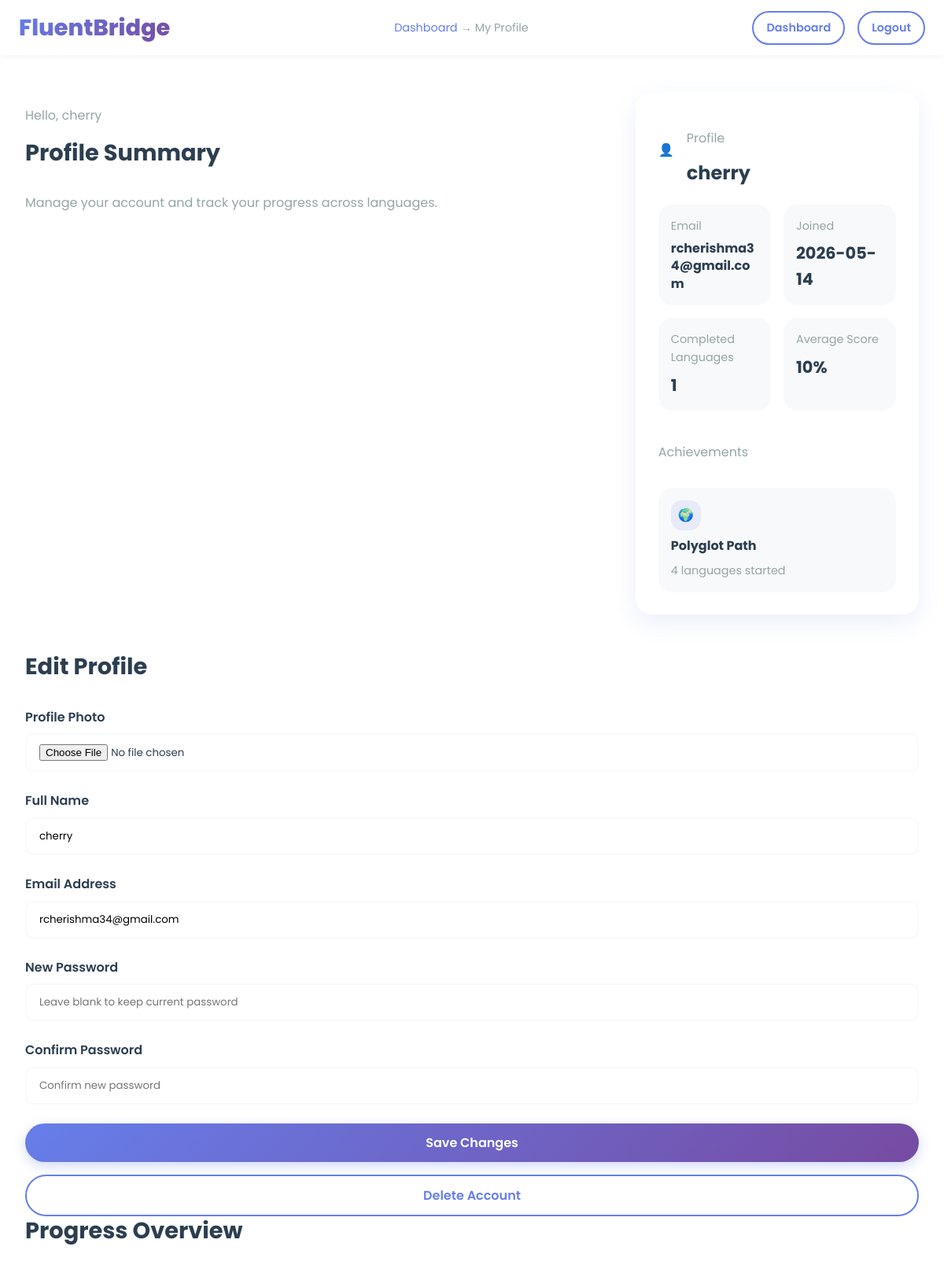
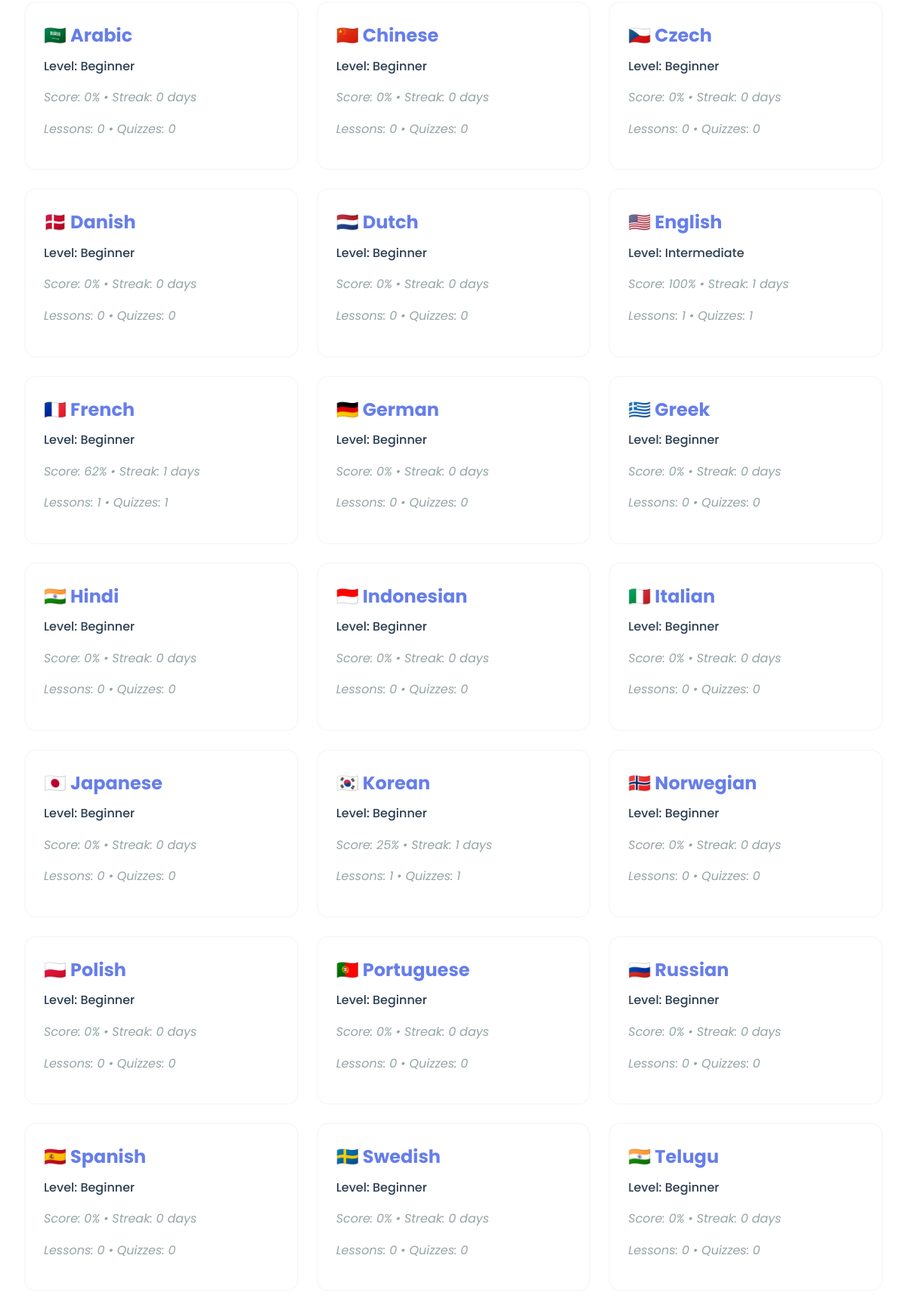
Screenshot of /profile (signed in, upper part) with the database file from the repository (2 pictures, top to bottom).
### tables this page shows
CREATE TABLE users
                 (id INTEGER PRIMARY KEY,
                  name TEXT NOT NULL,
                  email TEXT UNIQUE NOT NULL,
                  password TEXT NOT NULL,
                  profile_photo TEXT,
                  created_at TIMESTAMP DEFAULT CURRENT_TIMESTAMP);

CREATE TABLE languages
                 (id INTEGER PRIMARY KEY,
                  name TEXT NOT NULL UNIQUE,
                  flag TEXT NOT NULL);

CREATE TABLE user_progress
                 (id INTEGER PRIMARY KEY,
                  user_id INTEGER NOT NULL,
                  language_id INTEGER NOT NULL,
                  level TEXT DEFAULT 'Beginner',
                  score INTEGER DEFAULT 0,
                  streak INTEGER DEFAULT 0,
                  lessons_completed INTEGER DEFAULT 0,
                  quizzes_completed INTEGER DEFAULT 0,
                  last_learned TIMESTAMP,
                  FOREIGN KEY(user_id) REFERENCES users(id),
                  FOREIGN KEY(language_id) REFERENCES languages(id));

### app.py (the view, shortened to what this page needs)
@app.route('/profile', methods=['GET', 'POST'])
@login_required
def profile():
    conn = get_db()
    c = conn.cursor()
    message = None
    error = None
    c.execute('SELECT * FROM users WHERE id = ?', (session['user_id'],))
    user = c.fetchone()
    c.execute('SELECT * FROM user_progress WHERE user_id = ?', (session['user_id'],))
    progress_rows = c.fetchall()
    c.execute('SELECT COUNT(*) FROM user_progress WHERE user_id = ? AND score >= 80',
             (session['user_id'],))
    completed_languages = c.fetchone()[0]
    average_score = 0
    if progress_rows:
        average_score = int(
            sum([row['score'] for row in progress_rows]) / len(progress_rows)
        )
    total_quizzes = sum([row['quizzes_completed'] for row in progress_rows]) if progress_rows else 0
    max_streak = max([row['streak'] for row in progress_rows]) if progress_rows else 0
    languages_started = sum(
        1 for row in progress_rows
        if row['score'] > 0 or row['lessons_completed'] > 0 or row['quizzes_completed'] > 0
    )
    achievements = []
    if max_streak >= 7:
        achievements.append({'icon': '🔥', 'title': 'Streak Keeper', 'subtitle': f'{max_streak}-day streak'})
    if total_quizzes >= 5:
        achievements.append({'icon': '🧠', 'title': 'Quiz Champion', 'subtitle': f'{total_quizzes} quizzes completed'})
    if languages_started >= 3:
        achievements.append({'icon': '🌍', 'title': 'Polyglot Path', 'subtitle': f'{languages_started} languages started'})
    if not achievements:
        achievements.append({'icon': '✨', 'title': 'Keep Going', 'subtitle': 'Complete lessons and quizzes to unlock more achievements'})
    selected_language = None
    if session.get('language_id'):
        c.execute('SELECT * FROM languages WHERE id = ?',
                 (session['language_id'],))
        selected_language = c.fetchone()
    languages = {}
    c.execute('SELECT id, name, flag FROM languages')
    for row in c.fetchall():
        languages[row['id']] = dict(row)
    detailed_progress = []
    for row in progress_rows:
        language = languages.get(row['language_id'])
        if language:
            language_name = language['name']
            language_flag = language['flag']
        else:
            language_name = 'Unknown'
            language_flag = '🌍'
        detailed_progress.append({
            'language_name': language_name,
            'language_flag': language_flag,
            'level': row['level'],
            'score': row['score'],
            'streak': row['streak'],
            'lessons_completed': row['lessons_completed'],
            'quizzes_completed': row['quizzes_completed'],
        })
    conn.close()
    return render_template(
        'profile.html',
        user=user,
        selected_language=selected_language,
        progress_rows=detailed_progress,
        completed_languages=completed_languages,
        average_score=average_score,
        achievements=achievements,
        message=message,
        error=error
    )

### app.py (called while the page is built)
def get_db():
    conn = sqlite3.connect(DATABASE)
    conn.row_factory = sqlite3.Row
    return conn

def login_required(f):
    @wraps(f)
    def decorated_function(*args, **kwargs):
        if 'user_id' not in session:
            next_url = request.path
            return redirect(url_for('login', next=next_url))
        return f(*args, **kwargs)
    return decorated_function

### templates/profile.html (shortened to what this page needs)
<!DOCTYPE html>
<html lang="en">
<head>
    <link rel="stylesheet" href="{{ url_for('static', filename='style.css') }}">
</head>
<body>
    <nav class="navbar navbar-dashboard">
        <div class="navbar-brand">
            <a href="/dashboard" class="logo">FluentBridge</a>
        </div>
        <div class="breadcrumb">
            <a href="/dashboard">Dashboard</a> → My Profile
        </div>
        <div class="navbar-right">
            <a href="/dashboard" class="btn btn-outline btn-small">Dashboard</a>
            <a href="/logout" class="btn btn-outline btn-small">Logout</a>
        </div>
    </nav>
    <div class="dashboard-container">
        <section class="dashboard-section dashboard-intro">
            <div class="dashboard-hero">
                <div>
                    <p class="eyebrow">Hello, {{ user.name }}</p>
                    <h2>Profile Summary</h2>
                    <p>Manage your account and track your progress across languages.</p>
                </div>
                <div class="selected-language-card">
                    <div class="language-header">
                        {% if user.profile_photo %}
                        <img src="{{ url_for('static', filename='uploads/' + user.profile_photo) }}" alt="Profile Photo" class="profile-photo">
                        {% else %}
                        <span class="flag large">👤</span>
                        {% endif %}
                        <div>
                            <p class="eyebrow">Profile</p>
                            <h3>{{ user.name }}</h3>
                        </div>
                    </div>
                    <div class="stats-grid">
                       <div class="stat-card">
    <span>Email</span>
    <strong class="email-text">{{ user.email }}</strong>
</div>
                        <div class="stat-card">
                            <span>Joined</span>
                            <strong>{{ user.created_at.split(' ')[0] if user.created_at else 'N/A' }}</strong>
                        </div>
                        <div class="stat-card">
                            <span>Completed Languages</span>
                            <strong>{{ completed_languages }}</strong>
                        </div>
                        <div class="stat-card">
                            <span>Average Score</span>
                            <strong>{{ average_score }}%</strong>
                        </div>
                    </div>
                    <div class="achievements-section">
                        <p class="eyebrow">Achievements</p>
                        <div class="achievements-grid">
                            {% for achievement in achievements %}
                            <div class="achievement-badge">
                                <span>{{ achievement.icon }}</span>
                                <strong>{{ achievement.title }}</strong>
                                <p>{{ achievement.subtitle }}</p>
                            </div>
                            {% endfor %}
                        </div>
                    </div>
                </div>
            </div>
            <div class="profile-edit-card">
                <h2>Edit Profile</h2>
                <form method="POST" action="/profile" class="auth-form profile-form" enctype="multipart/form-data">
                    <div class="form-group">
                        <label for="photo">Profile Photo</label>
                        <input type="file" id="photo" name="photo" accept="image/*">
                    </div>
                    <div class="form-group">
                        <label for="name">Full Name</label>
                        <input type="text" id="name" name="name" value="{{ user.name }}" required placeholder="John Doe">
                    </div>
                    <div class="form-group">
                        <label for="email">Email Address</label>
                        <input type="email" id="email" name="email" value="{{ user.email }}" required placeholder="you@example.com">
                    </div>
                    <div class="form-group">
                        <label for="password">New Password</label>
                        <input type="password" id="password" name="password" placeholder="Leave blank to keep current password">
                    </div>
                    <div class="form-group">
                        <label for="confirm_password">Confirm Password</label>
                        <input type="password" id="confirm_password" name="confirm_password" placeholder="Confirm new password">
                    </div>
                    <button type="submit" class="btn btn-primary btn-block">Save Changes</button>
                </form>
                <form method="POST" action="/profile" class="auth-form profile-form" onsubmit="return confirm('Delete your account permanently? This cannot be undone.');">
                    <button type="submit" class="btn btn-outline btn-block" style="margin-top:1rem;">Delete Account</button>
                </form>
            </div>
        </section>
        <section class="dashboard-section">
            <h2>Progress Overview</h2>
            <div class="lesson-content">
                <div class="lessons-list profile-list">
                    {% for row in progress_rows %}
                    <div class="lesson-card">
                        <div class="lesson-word">{{ row.language_flag }} {{ row.language_name }}</div>
                        <div class="lesson-meaning">Level: {{ row.level or 'Beginner' }}</div>
                        <div class="lesson-example">Score: {{ row.score }}% • Streak: {{ row.streak }} days</div>
                        <div class="lesson-example">Lessons: {{ row.lessons_completed }} • Quizzes: {{ row.quizzes_completed }}</div>
                    </div>
                    {% endfor %}
                </div>
            </div>
        </section>
    </div>
</body>
</html>

### rows the page displays
users: name "cherry", email "rcherishma34@gmail.com", created_at "2026-05-14"
languages: language_flag "🇸🇦", language_name "Arabic"
user_progress: level "Beginner"
languages: language_flag "🇨🇳", language_name "Chinese"
user_progress: level "Beginner"
languages: language_flag "🇨🇿", language_name "Czech"
user_progress: level "Beginner"
languages: language_flag "🇩🇰", language_name "Danish"
user_progress: level "Beginner"
languages: language_flag "🇳🇱", language_name "Dutch"
user_progress: level "Beginner"
user_progress: language_flag "🇺🇸", language_name "English", level "Intermediate", score "100", streak "1", lessons_completed "1", quizzes_completed "1"
languages: language_flag "🇫🇷", language_name "French"
user_progress: level "Beginner"
languages: language_flag "🇩🇪", language_name "German"
user_progress: level "Beginner"
languages: language_flag "🇬🇷", language_name "Greek"
user_progress: level "Beginner"
languages: language_flag "🇮🇳", language_name "Hindi"
user_progress: level "Beginner"
languages: language_flag "🇮🇩", language_name "Indonesian"
user_progress: level "Beginner"
languages: language_flag "🇮🇹", language_name "Italian"
user_progress: level "Beginner"
languages: language_flag "🇯🇵", language_name "Japanese"
user_progress: level "Beginner"
user_progress: language_flag "🇰🇷", language_name "Korean", level "Beginner", score "25", streak "1", lessons_completed "1", quizzes_completed "1"
languages: language_flag "🇳🇴", language_name "Norwegian"
user_progress: level "Beginner"
languages: language_flag "🇵🇱", language_name "Polish"
user_progress: level "Beginner"
languages: language_flag "🇵🇹", language_name "Portuguese"
user_progress: level "Beginner"
languages: language_flag "🇷🇺", language_name "Russian"
user_progress: level "Beginner"
languages: language_flag "🇪🇸", language_name "Spanish"
user_progress: level "Beginner"
languages: language_flag "🇸🇪", language_name "Swedish"
user_progress: level "Beginner"
languages: language_flag "🇮🇳", language_name "Telugu"
user_progress: level "Beginner"

### other values shown
{{ completed_languages }} "1"
{{ average_score }} "10"
{{ achievement.icon }} "🌍"
{{ achievement.title }} "Polyglot Path"
{{ achievement.subtitle }} "4 languages started"
{{ row.score }} "0" "0" "0" "0" "0" "62" "0" "0" "0" "0" "0" "0" "0" "0" "0" "0" "0" "0" "0"
{{ row.streak }} "0" "0" "0" "0" "0" "1" "0" "0" "0" "0" "0" "0" "0" "0" "0" "0" "0" "0" "0"
{{ row.lessons_completed }} "0" "0" "0" "0" "0" "1" "0" "0" "0" "0" "0" "0" "0" "0" "0" "0" "0" "0" "0"
{{ row.quizzes_completed }} "0" "0" "0" "0" "0" "1" "0" "0" "0" "0" "0" "0" "0" "0" "0" "0" "0" "0" "0"
